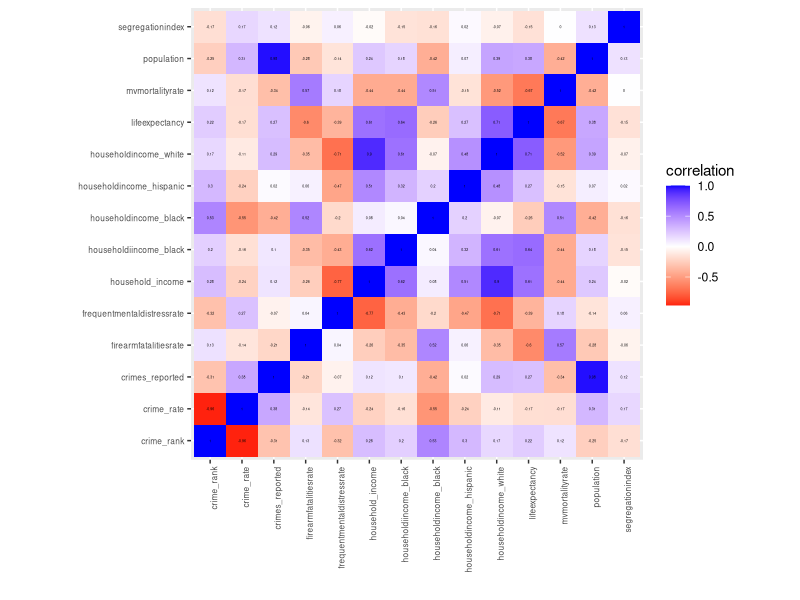
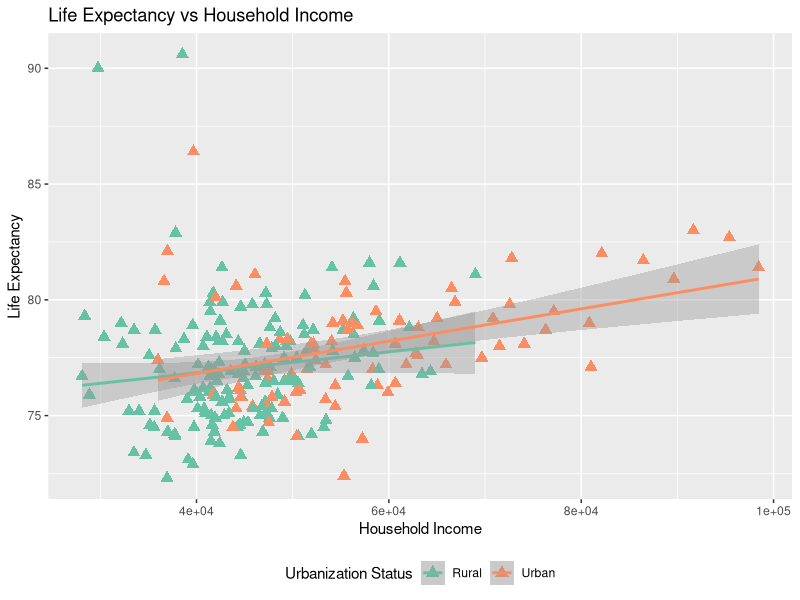
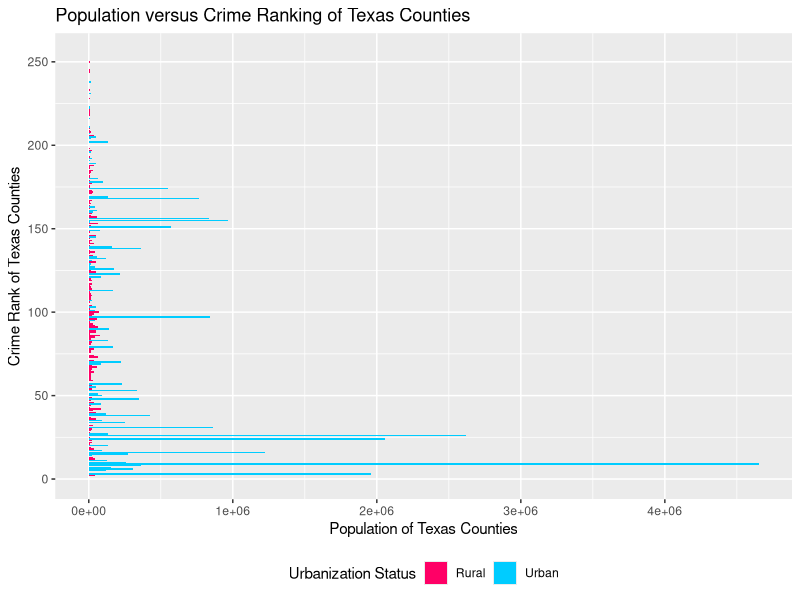
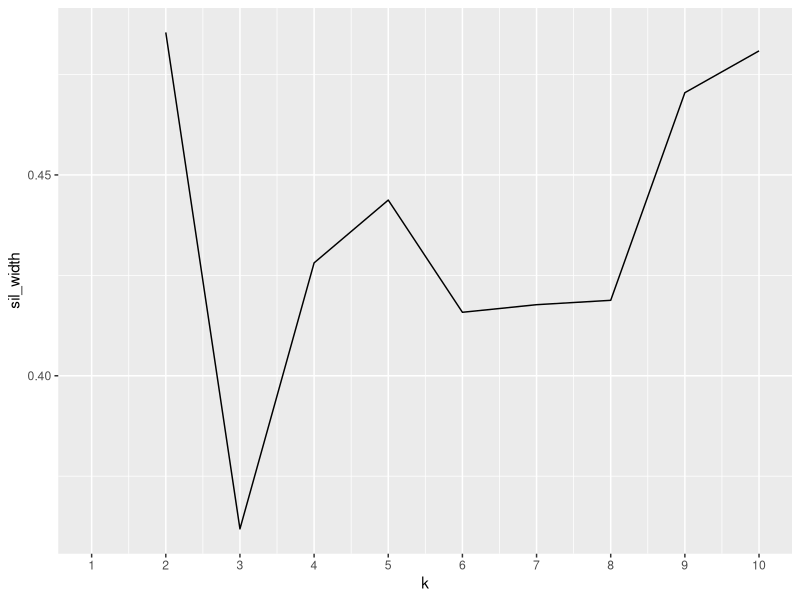
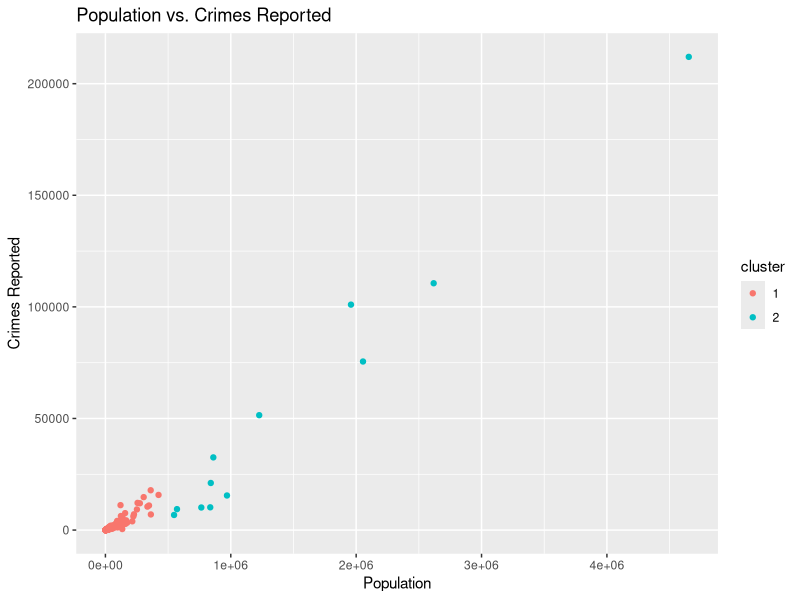
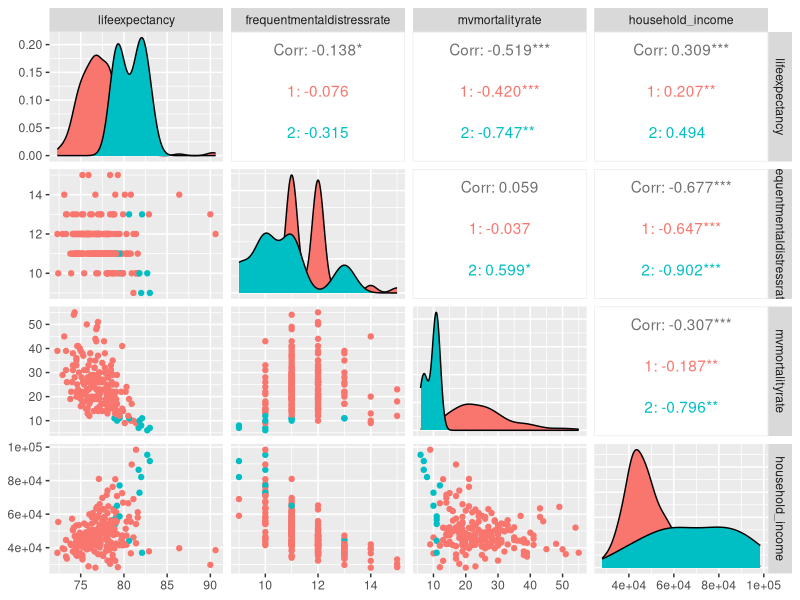

These charts were generated, in order, by the following R code:
## ---- chunk 1
knitr::opts_chunk$set(echo = TRUE, eval = TRUE, fig.align = "center", warning = F, message = F,tidy=TRUE, tidy.opts=list(width.cutoff=60), R.options=list(max.print=100))
## ---- chunk 2
library(tidyverse)
library(dplyr)
health=read.csv('health.csv')
crime=read.csv('crime.csv')
names(health)[11]<-"householdincome_black"
glimpse(health)
glimpse(crime)
## ---- chunk 3
#Untidying of 'Health' Dataset 
health_untidy <-health %>%
  pivot_longer(c('firearmfatalitiesrate', 'mvmortalityrate'),
               names_to="mortality types",
               values_to="number of mortalities")%>% glimpse()

#Tidying of 'Health' Dataset 
health_untidy %>% 
  spread(key="mortality types",value="number of mortalities")%>% 
  glimpse()

#Untidying of 'Crime' Dataset 
crime1 <-crime %>%
  pivot_longer(c('crimes_reported','crime_rate'), 
               names_to='crimes reported and crime rate',
               values_to='values') %>% glimpse()

#Tidying of 'Crime' Dataset 
crime1 %>%
  spread(key='crimes reported and crime rate', 
         value='values') %>%
  glimpse()
## ---- chunk 4
joined_data<- health%>%full_join(crime,by=c("County"="county"))
glimpse(joined_data)
## ---- chunk 5
#Six core dplyr functions
small_joined_data <-joined_data %>%
  filter(lifeexpectancy>77)%>% 
  select(County, crimes_reported, lifeexpectancy, householdincome_black, household_income, 
         population,crime_rate,
         urbanization_status,border_status) %>%
  arrange(lifeexpectancy) %>% 
  group_by(border_status) %>% 
  mutate(black_percentageofaveragehouseholdincome=
           (householdincome_black/household_income) *100)

#Different Summary Statistics
small_joined_data %>% 
  summarize('number of distinct counties'=n_distinct(County))
small_joined_data %>% 
  summarize('mean population'= mean(population))
small_joined_data %>% 
  summarize('meancrimerate'=mean(crime_rate))
small_joined_data %>% 
  summarize('mean in number of crimes reported'=mean(crimes_reported))
small_joined_data %>% 
  summarize('number of distinct life expectancies'=n_distinct(lifeexpectancy))
small_joined_data %>% 
  summarize('minimum household income'= min(household_income))
small_joined_data %>% 
  summarize('maximum household income'=max(household_income))
small_joined_data %>% 
  summarize('median life expectancy'=median(lifeexpectancy))
small_joined_data %>% group_by(urbanization_status) %>%
  summarize(mean(crimes_reported))
small_joined_data %>% group_by(urbanization_status) %>%
  summarize(min(household_income))
## ---- chunk 6
# Correlation Heat Map
joined_data_nona<-joined_data%>%na.omit%>%select_if(is.numeric)
tidycor<-cor(joined_data_nona)%>%as.data.frame%>%
rownames_to_column%>%
pivot_longer(-1,names_to="name",values_to="correlation")
tidycor%>% ggplot(aes(rowname,name,fill=correlation))+ xlab("")+ylab("")+
geom_tile()+ scale_fill_gradient2(low="red",mid="white",high="blue")+
geom_text(aes(label=round(correlation,2)),color = "black", size = .9)+ 
theme(axis.text.x = element_text(angle = 90, hjust=1,size=6))+ 
  coord_fixed()+theme(axis.text.y = element_text(hjust=1,size=6))
## ---- chunk 7
# Plot 1: Population versus Number of Crimes Reported in Texas Counties
ggplot(data = joined_data, aes(x = household_income, y = lifeexpectancy, 
                               color=urbanization_status))+
  geom_point(size=3,shape='triangle')+
  ggtitle("Life Expectancy vs Household Income") +
  xlab("Household Income")+ylab("Life Expectancy") +
  theme(legend.position = "bottom")+
    geom_smooth(method='lm',formula = y ~ x)+
  labs(colour="Urbanization Status")+ scale_color_brewer(palette = "Set2")
## ---- chunk 8
#Plot 2:Population versus Crime Ranking of Texas Counties
library(ggplot2)
ggplot(joined_data, aes(x=crime_rank, y=population))+ 
  coord_flip()+ 
  geom_bar(aes(fill = urbanization_status), stat="summary", fun.y="mean")+ 
  theme(legend.position = "bottom")+
  ggtitle('Population versus Crime Ranking of Texas Counties')+
  xlab('Crime Rank of Texas Counties')+ylab('Population of Texas Counties')+ 
  scale_y_continuous(breaks=seq(0,4000000,1000000))+
  scale_x_continuous(breaks=seq(0,250,50))+
  guides(fill=guide_legend('Urbanization Status'))+ 
  scale_fill_manual(values=c( "#FF0066","#00CCFF"))
## ---- chunk 9
#PAM Clustering- Determining Number of Clusters
library(cluster)
pam_dat<-joined_data%>%select(lifeexpectancy,crimes_reported, household_income)
sil_width<-vector()
for(i in 2:10){pam_fit <- pam(pam_dat, k = i)
sil_width[i] <- pam_fit$silinfo$avg.width}
ggplot()+geom_line(aes(x=1:10,y=sil_width))+scale_x_continuous(name="k",breaks=1:10)

pam2<-joined_data%>%select(-urbanization_status)%>%pam(2)
pam2

#Silhouette Width
pam2$silinfo$avg.width

final<-joined_data%>%mutate(cluster=as.factor(pam2$clustering))
confmat<-final%>%group_by(urbanization_status)%>%count(cluster)%>%arrange(desc(n))%>%
pivot_wider(names_from="cluster",values_from="n",values_fill = list('n'=0))

#Plot of Clusters: Population vs Crimes Reported
ggplot(final, aes(x=population,y=crimes_reported, color=cluster))+geom_point()+
  ggtitle('Population vs. Crimes Reported') + xlab('Population') + ylab('Crimes Reported')

#Pairwise Combinations of the 4 Variables
library(GGally)
ggpairs(final, columns=2:5, aes(color=cluster))
